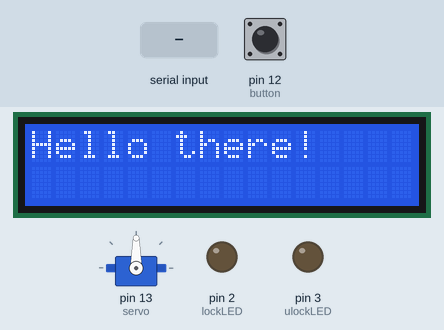
A sketch run on a simulated Arduino Uno, built with avr-gcc and run on an emulated ATmega328P. On the bench: servo, 16×2 character LCD, output pins drawn as LEDs (lit = HIGH). Dashed ring = blinking. The test bench sets the inputs (shaded band); at power-on: pin 12 (button) LOW. What the sketch prints to the serial monitor is not drawn.

Above: at 0.1 s.
1.8 s: pin 12 (button) pulled HIGH for 3.2 s
At 2.6 s:
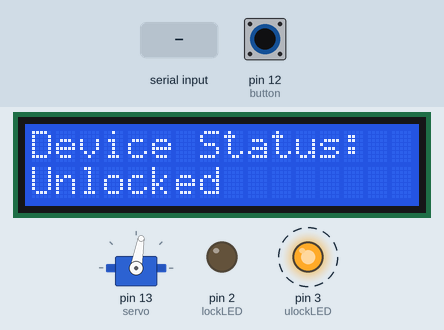
6.5 s: "1\n" received over Serial
At 7.3 s:
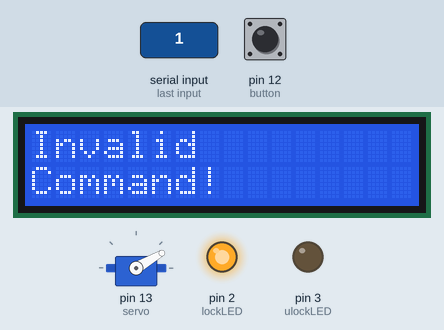
9.0 s: "unlock\n" received over Serial
At 11.1 s:
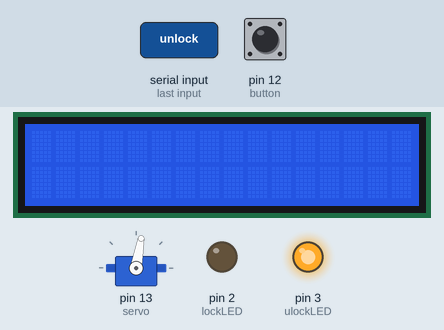
11.5 s: "0\n" received over Serial
At 12.3 s:
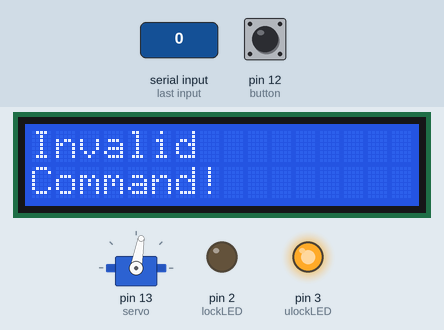
14.0 s: "lock\n" received over Serial
At 14.8 s:
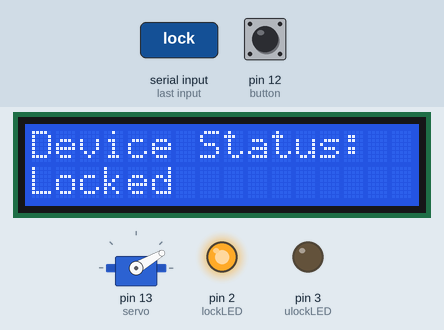
Timing chart, 0 to 17.0 s (numbered marks = the images above; inputs shaded):
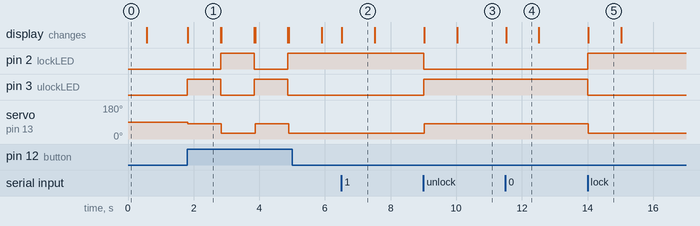

Measured:
- after the input at 1.8 s, pin 2 (lockLED): LOW → HIGH after 1.0 s, → LOW 1.0 s later, → HIGH 1.0 s later; pin 3 (ulockLED): alternates HIGH for 1.0 s and LOW for 1.0 s, starting at once; servo on pin 13 (servo): alternates 80° for 1.0 s and 30° for 1.0 s, starting at once; the display: changes at once (image 1)
- after the input at 6.5 s, the display: changes at once (image 2)
- after the input at 9.0 s, pin 2 (lockLED): HIGH → LOW at once; pin 3 (ulockLED): LOW → HIGH at once; servo on pin 13 (servo): 30° → 80° at once; the display: first changes at once (image 3 shows a later state)
- after the input at 11.5 s, the display: changes at once (image 4)
- after the input at 14.0 s, pin 2 (lockLED): LOW → HIGH at once; pin 3 (ulockLED): HIGH → LOW at once; servo on pin 13 (servo): 80° → 30° at once; the display: changes at once (image 5)
- what the display in image 1 shows lasts 1.0 s, from 1.8 s to 2.8 s

The sketch:

serial.ino
```cpp
#include <Servo.h>
#include <Wire.h>
#include <LiquidCrystal_I2C.h>

LiquidCrystal_I2C lcd(0x3F, 2, 1, 0, 4, 5, 6, 7, 3, POSITIVE);
Servo servo;

int lockLED = 2;
int ulockLED = 3;
String str = "";
int button = 12;
int buttonState = 0;
boolean overRide = false;
boolean meh = false;

//---------------- help list -----------------------------------------
void printHelp(void){
  Serial.println();
  Serial.println("lock - Lock Device");
  Serial.println("unlock - Unlock Device");
  Serial.println("status - Current Status Of Lock");
  }

//---------------- setup ---------------------------------------------
void setup(){
  Serial.begin(9600);
  pinMode(lockLED, OUTPUT);
  pinMode(ulockLED, OUTPUT);
  servo.attach(13);
  pinMode(button, INPUT);
  lcd.begin(16,2);
  lcd.setCursor(0,0);
  lcd.print("Hello there!");
  delay(500);
  lcd.clear();
  Serial.flush();
  //printHelp();
}

//--------------- loop -----------------------------------------------
void loop(){
  buttonState = digitalRead(button);

  if (buttonState == HIGH){
      if (overRide == false && meh == true){
        meh = false;
        digitalWrite(lockLED, HIGH);
        digitalWrite(ulockLED, LOW);
        lcd.setCursor(0,0);
        lcd.print("Device Status:");
        lcd.setCursor(0,1);
        lcd.print("Locked");
        servo.write(30);
        delay(1000);
        lcd.clear();
      } else {
        meh = true;
        digitalWrite(ulockLED, HIGH);
        digitalWrite(lockLED, LOW);
        lcd.setCursor(0,0);
        lcd.print("Device Status:");
        lcd.setCursor(0,1);
        lcd.print("Unlocked");
        servo.write(80);
        delay(1000);
        lcd.clear();
      }
  }

  if (Serial.available() > 0){
    str = Serial.readStringUntil('\n');
    Serial.flush();

    if (str == "lock"){
      overRide = false;
      digitalWrite(lockLED, HIGH);
      digitalWrite(ulockLED, LOW);
      lcd.setCursor(0,0);
      lcd.print("Device Status:");
      lcd.setCursor(0,1);
      lcd.print("Locked");
      servo.write(30);
      delay(1000);
      lcd.clear();
    }

    else if (str == "unlock"){
      overRide = true;
      digitalWrite(ulockLED, HIGH);
      digitalWrite(lockLED, LOW);
      lcd.setCursor(0,0);
      lcd.print("Device Status:");
      lcd.setCursor(0,1);
      lcd.print("Unlocked");
      servo.write(80);
      delay(1000);
      lcd.clear();
    }

    else if (str == "status"){
      if (digitalRead(lockLED) == HIGH){
        Serial.println("true");
      }
      else {
        Serial.println("false");
      }
    }

    else {
      Serial.println(str);
      lcd.setCursor(0,0);
      lcd.print("Invalid");
      lcd.setCursor(0,1);
      lcd.print("Command!");
      delay(1000);
      lcd.clear();
    }
  }
}
```
